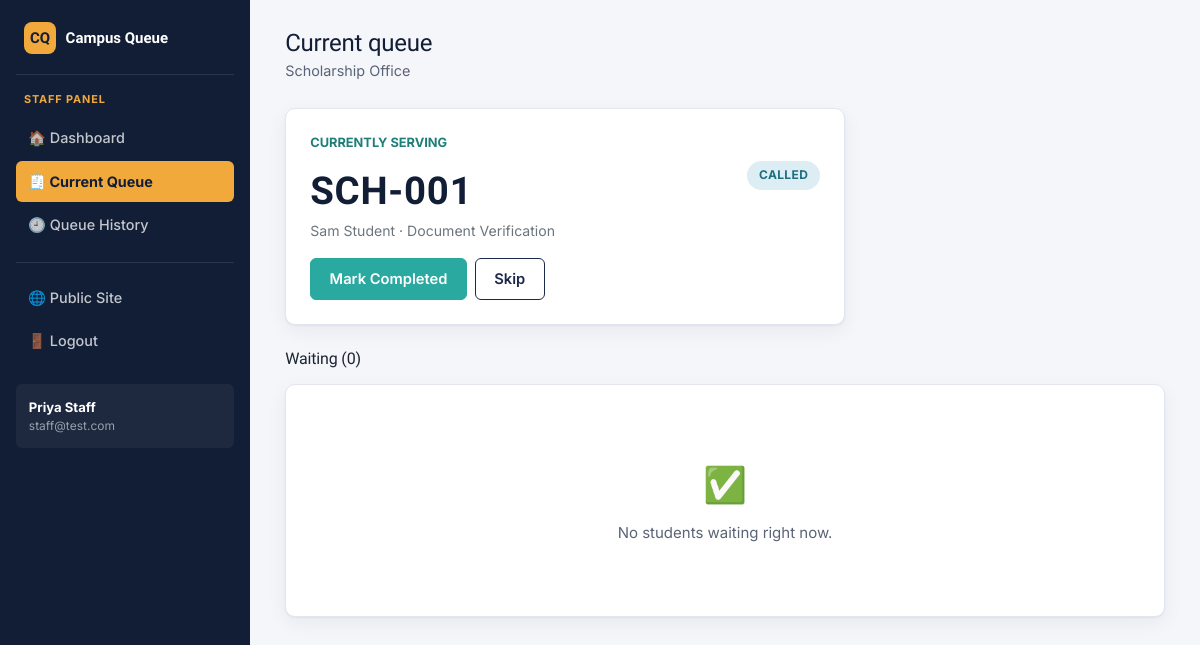
The page /staff/queue (signed in) on the database its author committed.
### tables this page shows
CREATE TABLE users (
    id INTEGER PRIMARY KEY AUTOINCREMENT,
    name TEXT NOT NULL,
    email TEXT NOT NULL UNIQUE,
    phone TEXT NOT NULL,
    password TEXT NOT NULL,
    role TEXT NOT NULL CHECK(role IN ('student', 'staff', 'admin')),
    department_id INTEGER,
    status TEXT NOT NULL DEFAULT 'active' CHECK(status IN ('active', 'inactive')),
    created_at TEXT NOT NULL,
    FOREIGN KEY (department_id) REFERENCES departments(id)
);

CREATE TABLE departments (
    id INTEGER PRIMARY KEY AUTOINCREMENT,
    name TEXT NOT NULL UNIQUE,
    code TEXT NOT NULL UNIQUE,
    status TEXT NOT NULL DEFAULT 'active' CHECK(status IN ('active', 'inactive'))
);

CREATE TABLE tokens (
    id INTEGER PRIMARY KEY AUTOINCREMENT,
    token_number TEXT NOT NULL,
    user_id INTEGER NOT NULL,
    department_id INTEGER NOT NULL,
    service_id INTEGER NOT NULL,
    status TEXT NOT NULL DEFAULT 'WAITING'
        CHECK(status IN ('WAITING','CALLED','IN_PROGRESS','COMPLETED','SKIPPED','CANCELLED')),
    created_at TEXT NOT NULL,
    called_at TEXT,
    completed_at TEXT,
    FOREIGN KEY (user_id) REFERENCES users(id),
    FOREIGN KEY (department_id) REFERENCES departments(id),
    FOREIGN KEY (service_id) REFERENCES services(id)
);

CREATE TABLE services (
    id INTEGER PRIMARY KEY AUTOINCREMENT,
    department_id INTEGER NOT NULL,
    name TEXT NOT NULL,
    estimated_time INTEGER NOT NULL DEFAULT 5,
    status TEXT NOT NULL DEFAULT 'active' CHECK(status IN ('active', 'inactive')),
    FOREIGN KEY (department_id) REFERENCES departments(id)
);

### app.py (the view)
@app.route("/staff/queue")
@role_required("staff")
def staff_queue():
    db = get_db()
    dept = staff_department(db)
    waiting = []
    current = None
    if dept:
        current = db.execute(
            "SELECT t.*, u.name AS student_name, s.name AS service_name "
            "FROM tokens t "
            "JOIN users u ON u.id = t.user_id "
            "JOIN services s ON s.id = t.service_id "
            "WHERE t.department_id = ? AND t.status = 'CALLED' "
            "ORDER BY t.id ASC LIMIT 1",
            (dept["id"],),
        ).fetchone()
        waiting = db.execute(
            "SELECT t.*, u.name AS student_name, s.name AS service_name "
            "FROM tokens t "
            "JOIN users u ON u.id = t.user_id "
            "JOIN services s ON s.id = t.service_id "
            "WHERE t.department_id = ? AND t.status = 'WAITING' "
            "ORDER BY t.id ASC",
            (dept["id"],),
        ).fetchall()
    return render_template("staff/queue.html", dept=dept, current=current, waiting=waiting)

### app.py (called while the page is built)
def get_db():
    if "db" not in g:
        g.db = database.get_db()
    return g.db

def role_required(*roles):
    def decorator(view):
        @wraps(view)
        def wrapped(*args, **kwargs):
            if "user_id" not in session:
                flash("Please log in to continue.", "warning")
                return redirect(url_for("login"))
            if session.get("role") not in roles:
                return render_template("access_denied.html"), 403
            return view(*args, **kwargs)
        return wrapped
    return decorator

def current_user():
    if "user_id" not in session:
        return None
    return get_db().execute(
        "SELECT * FROM users WHERE id = ?", (session["user_id"],)
    ).fetchone()

@app.context_processor
def inject_user():
    return {"logged_in_user": current_user()}

def staff_department(db):
    user = current_user()
    if not user["department_id"]:
        return None
    return db.execute(
        "SELECT * FROM departments WHERE id = ?", (user["department_id"],)
    ).fetchone()

### database.py (called while the page is built)
def get_db():
    conn = sqlite3.connect(DB_PATH)
    conn.row_factory = sqlite3.Row
    conn.execute("PRAGMA foreign_keys = ON")
    return conn

### templates/staff/queue.html (shortened to what this page needs)
{% extends "base_dashboard.html" %}
{% block content %}
<div class="cq-topbar">
  <div>
    <h1>Current queue</h1>
    <div class="subtitle">{% if dept %}{{ dept['name'] }}{% else %}No department assigned{% endif %}</div>
  </div>
</div>
{% if not dept %}
  <div class="cq-card">
    <div class="empty-state">
      <div class="empty-icon">🏢</div>
      <h2 class="h5">No department assigned</h2>
      <p class="mb-0">Ask an admin to assign you to a department to start managing a queue.</p>
    </div>
  </div>
{% else %}
<div class="cq-card mb-4" style="max-width:560px;">
  <div class="section-eyebrow mb-2">CURRENTLY SERVING</div>
  {% if current %}
    <div class="d-flex justify-content-between align-items-start">
      <div>
        <div class="ticket-token-number" id="current-serving-token">{{ current['token_number'] }}</div>
        <div class="text-secondary" style="font-size:0.88rem;">{{ current['student_name'] }} &middot; {{ current['service_name'] }}</div>
      </div>
      <span class="badge-status badge-{{ current['status'] }}">{{ current['status'] }}</span>
    </div>
    <div class="d-flex gap-2 mt-3">
      <form method="POST" action="{{ url_for('complete_token', token_id=current['id']) }}">
        <button type="submit" class="btn btn-teal" id="complete-token-button">Mark Completed</button>
      </form>
      <form method="POST" action="{{ url_for('skip_token', token_id=current['id']) }}" data-confirm="Skip this token?">
        <button type="submit" class="btn btn-outline-navy" id="skip-token-button">Skip</button>
      </form>
    </div>
  {% else %}
    <p class="text-secondary mb-3">No token is currently being served.</p>
    <form method="POST" action="{{ url_for('call_next') }}">
      <button type="submit" class="btn btn-amber" id="next-token-button">Call Next Token</button>
    </form>
  {% endif %}
</div>
<h2 class="h6 mb-3">Waiting ({{ waiting|length }})</h2>
{% if waiting %}
<div class="cq-table">
  <table class="table" id="waiting-queue-table">
    <thead>
      <tr>
        <th>#</th>
        <th>Token</th>
        <th>Student</th>
        <th>Service</th>
        <th>Requested At</th>
      </tr>
    </thead>
    <tbody>
      {% for t in waiting %}
      <tr id="waiting-row-{{ t['id'] }}">
        <td>{{ loop.index }}</td>
        <td class="fw-semibold">{{ t['token_number'] }}</td>
        <td>{{ t['student_name'] }}</td>
        <td>{{ t['service_name'] }}</td>
        <td>{{ t['created_at'] }}</td>
      </tr>
      {% endfor %}
    </tbody>
  </table>
</div>
{% else %}
<div class="cq-card">
  <div class="empty-state">
    <div class="empty-icon">✅</div>
    <p class="mb-0">No students waiting right now.</p>
  </div>
</div>
{% endif %}
{% endif %}
{% endblock %}

### templates/base_dashboard.html (shortened to what this page needs)
<!DOCTYPE html>
<html lang="en">
<head>
<link href="https://cdn.jsdelivr.net/npm/bootstrap@5.3.3/dist/css/bootstrap.min.css" rel="stylesheet">
<link href="{{ url_for('static', filename='css/style.css') }}" rel="stylesheet">
</head>
<body>
<div class="cq-shell">
  <aside class="cq-sidebar">
    <div class="brand">
      <span class="brand-mark">CQ</span> Campus Queue
    </div>
    <div class="role-tag">{{ session.role }} panel</div>
    <nav class="nav flex-column" id="sidebar-nav">
      {% if session.role == 'student' %}
        <a class="nav-link {% if request.endpoint == 'student_dashboard' %}active{% endif %}" id="nav-dashboard" href="{{ url_for('student_dashboard') }}">🏠 Dashboard</a>
        <a class="nav-link {% if request.endpoint == 'generate_token' %}active{% endif %}" id="nav-generate-token" href="{{ url_for('generate_token') }}">🎫 Generate Token</a>
        <a class="nav-link {% if request.endpoint == 'current_token' %}active{% endif %}" id="nav-current-token" href="{{ url_for('current_token') }}">📍 Current Token</a>
        <a class="nav-link {% if request.endpoint == 'student_history' %}active{% endif %}" id="nav-history" href="{{ url_for('student_history') }}">🕘 Token History</a>
        <a class="nav-link {% if request.endpoint == 'student_profile' %}active{% endif %}" id="nav-profile" href="{{ url_for('student_profile') }}">👤 Profile</a>
      {% elif session.role == 'staff' %}
        <a class="nav-link {% if request.endpoint == 'staff_dashboard' %}active{% endif %}" id="nav-dashboard" href="{{ url_for('staff_dashboard') }}">🏠 Dashboard</a>
        <a class="nav-link {% if request.endpoint == 'staff_queue' %}active{% endif %}" id="nav-queue" href="{{ url_for('staff_queue') }}">🧾 Current Queue</a>
        <a class="nav-link {% if request.endpoint == 'staff_history' %}active{% endif %}" id="nav-history" href="{{ url_for('staff_history') }}">🕘 Queue History</a>
      {% endif %}
      <div class="nav-divider"></div>
      <a class="nav-link" href="{{ url_for('home') }}">🌐 Public Site</a>
      <a class="nav-link" id="nav-logout" href="{{ url_for('logout') }}">🚪 Logout</a>
    </nav>
    {% if logged_in_user %}
    <div class="user-box">
      <div class="u-name">{{ logged_in_user['name'] }}</div>
      <div class="u-email">{{ logged_in_user['email'] }}</div>
    </div>
    {% endif %}
  </aside>
  <main class="cq-main">
    {% block content %}{% endblock %}
  </main>
</div>
</body>
</html>

### static/css/style.css (style rules this page uses)
:root { --navy: #1B2A4A; --navy-deep: #121E36; --navy-soft: #2C4270; --amber: #F2A93B; --amber-deep: #D98D1F; --teal: #2AA9A0; --teal-deep: #1E7F78; --danger: #C1443C; --success: #2E7D5B; --ink: #1C2333; --ink-soft: #5A6377; --paper: #F5F6FA; --card: #FFFFFF; --border: #E3E6F0; --radius-sm: 6px; --radius-md: 10px; --shadow-card: 0 1px 2px rgba(18, 30, 54, 0.06), 0 6px 20px rgba(18, 30, 54, 0.06); }
* { box-sizing: border-box; }
html, body { height: 100%; }
body { font-family: "Inter", -apple-system, BlinkMacSystemFont, sans-serif; background: var(--paper); color: var(--ink); font-size: 15px; line-height: 1.55; }
h1, h2, h3, h4, h5, h6, .display-font { font-family: "Sora", "Inter", sans-serif; color: var(--navy-deep); letter-spacing: -0.01em; }
a { color: var(--teal-deep); text-decoration: none; }
.btn { border-radius: var(--radius-sm); font-weight: 600; padding: 0.55rem 1.15rem; font-size: 0.92rem; }
.btn-teal { background: var(--teal); border-color: var(--teal); color: #fff; }
.btn-outline-navy { border: 1px solid var(--navy); color: var(--navy); background: transparent; }
.ticket-token-number { font-family: "Sora", sans-serif; font-weight: 800; font-size: 2.4rem; color: var(--navy-deep); letter-spacing: 0.02em; }
.cq-card { background: var(--card); border: 1px solid var(--border); border-radius: var(--radius-md); box-shadow: var(--shadow-card); padding: 1.5rem; }
.badge-status { display: inline-block; padding: 0.32rem 0.75rem; border-radius: 999px; font-size: 0.75rem; font-weight: 700; letter-spacing: 0.03em; }
.badge-CALLED { background: #DCEEF4; color: #1E6E82; }
.cq-shell { display: flex; min-height: 100vh; }
.cq-sidebar { width: 250px; flex-shrink: 0; background: var(--navy-deep); color: #fff; padding: 1.4rem 1rem; position: sticky; top: 0; height: 100vh; overflow-y: auto; }
.cq-sidebar .brand { display: flex; align-items: center; gap: 0.6rem; font-family: "Sora", sans-serif; font-weight: 700; color: #fff; padding: 0 0.5rem 1.2rem; margin-bottom: 1rem; border-bottom: 1px solid rgba(255,255,255,0.1); }
.cq-sidebar .brand .brand-mark { width: 32px; height: 32px; background: var(--amber); color: var(--navy-deep); border-radius: 8px; display: inline-flex; align-items: center; justify-content: center; font-weight: 800; }
.cq-sidebar .role-tag { font-size: 0.68rem; text-transform: uppercase; letter-spacing: 0.08em; color: var(--amber); padding: 0 0.5rem; margin-bottom: 0.6rem; font-weight: 700; }
.cq-sidebar .nav-link { color: rgba(255,255,255,0.75); padding: 0.6rem 0.75rem; border-radius: var(--radius-sm); font-size: 0.9rem; font-weight: 500; margin-bottom: 0.15rem; display: flex; align-items: center; gap: 0.6rem; }
.cq-sidebar .nav-link.active { background: var(--amber); color: var(--navy-deep); font-weight: 700; }
.cq-sidebar .nav-divider { border-top: 1px solid rgba(255,255,255,0.1); margin: 0.85rem 0; }
.cq-sidebar .user-box { margin-top: 1.2rem; padding: 0.8rem; background: rgba(255,255,255,0.05); border-radius: var(--radius-sm); font-size: 0.82rem; }
.cq-sidebar .user-box .u-name { font-weight: 700; color: #fff; }
.cq-sidebar .user-box .u-email { color: rgba(255,255,255,0.55); font-size: 0.75rem; word-break: break-all; }
.cq-main { flex-grow: 1; padding: 1.8rem 2.2rem 3rem; max-width: 100%; }
.cq-topbar { display: flex; justify-content: space-between; align-items: center; margin-bottom: 1.6rem; flex-wrap: wrap; gap: 0.75rem; }
.cq-topbar h1 { font-size: 1.5rem; margin: 0; }
.cq-topbar .subtitle { color: var(--ink-soft); font-size: 0.9rem; margin-top: 0.15rem; }
.empty-state { text-align: center; padding: 3rem 1.5rem; color: var(--ink-soft); }
.empty-state .empty-icon { font-size: 2.2rem; margin-bottom: 0.6rem; }
.section-eyebrow { color: var(--teal-deep); font-weight: 700; font-size: 0.8rem; }

### rows shown on the page
users: role "STAFF", name "Priya Staff", email "staff@test.com"
departments: name "Scholarship Office"
tokens: token_number "SCH-001", status "CALLED"
users: student_name "Sam Student"
services: service_name "Document Verification"

### other values the page prints
{{ waiting|length }} "0"
